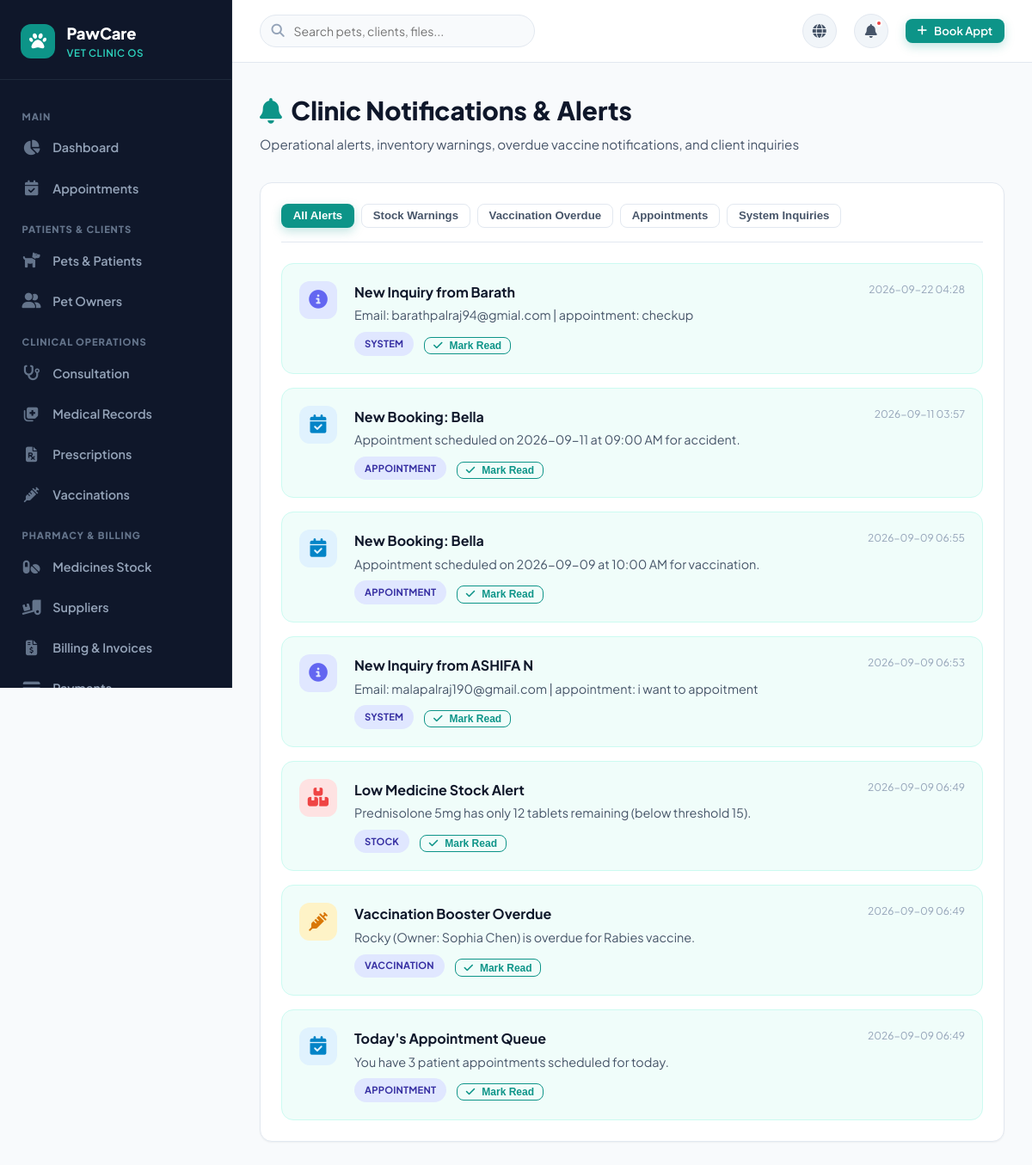
Page /notifications (signed in) on the committed database.
### tables this page shows
CREATE TABLE notifications (
    id INTEGER PRIMARY KEY AUTOINCREMENT,
    title VARCHAR(120) NOT NULL,
    message TEXT NOT NULL,
    type VARCHAR(30) DEFAULT 'system', -- 'appointment', 'vaccination', 'stock', 'billing', 'system'
    is_read INTEGER DEFAULT 0,
    created_at TIMESTAMP DEFAULT CURRENT_TIMESTAMP
);

### app.py (the view)
@app.route('/notifications')
@login_required
def notifications():
    db = get_db()
    notifications_list = db.execute("SELECT * FROM notifications ORDER BY created_at DESC").fetchall()
    return render_template('notifications.html', notifications=notifications_list)

### app.py (called while the page is built)
def get_db():
    if 'db' not in g:
        g.db = sqlite3.connect(
            app.config['DATABASE'],
            detect_types=sqlite3.PARSE_DECLTYPES
        )
        g.db.row_factory = sqlite3.Row
        g.db.execute("PRAGMA foreign_keys = ON;")
    return g.db

def init_db():
    db = get_db()
    cur = db.cursor()
    cur.execute("SELECT name FROM sqlite_master WHERE type='table' AND name='users';")
    if cur.fetchone() is None:
        if os.path.exists(app.config['SQL_SCHEMA']):
            with open(app.config['SQL_SCHEMA'], mode='r', encoding='utf-8') as f:
                db.cursor().executescript(f.read())
            db.commit()

@app.before_request
def setup_database_if_needed():
    init_db()

def login_required(view):
    from functools import wraps
    @wraps(view)
    def wrapped_view(**kwargs):
        if 'user_id' not in session:
            flash('Please log in to access this page.', 'warning')
            return redirect(url_for('login', next=request.url))
        return view(**kwargs)
    return wrapped_view

### templates/notifications.html (shortened to what this page needs)
{% extends "base.html" %}
{% block content %}
<div class="page-header">
  <div class="page-header-text">
    <h1><i class="fas fa-bell" style="color: var(--primary);"></i> Clinic Notifications & Alerts</h1>
    <p>Operational alerts, inventory warnings, overdue vaccine notifications, and client inquiries</p>
  </div>
</div>
<div class="dashboard-card" style="max-width: 900px; margin: 0 auto;">
  <div style="display: flex; gap: 0.5rem; margin-bottom: 1.5rem; flex-wrap: wrap; border-bottom: 1px solid var(--border-color); padding-bottom: 1rem;">
    <button type="button" class="notification-filter-pill btn btn-primary btn-sm active" data-filter="all">All Alerts</button>
    <button type="button" class="notification-filter-pill btn btn-secondary btn-sm" data-filter="stock">Stock Warnings</button>
    <button type="button" class="notification-filter-pill btn btn-secondary btn-sm" data-filter="vaccination">Vaccination Overdue</button>
    <button type="button" class="notification-filter-pill btn btn-secondary btn-sm" data-filter="appointment">Appointments</button>
    <button type="button" class="notification-filter-pill btn btn-secondary btn-sm" data-filter="system">System Inquiries</button>
  </div>
  {% if notifications %}
  <div style="display: flex; flex-direction: column; gap: 1rem;">
    {% for n in notifications %}
    <div class="notification-item-card" data-type="{{ n.type }}" style="display: flex; gap: 1.25rem; align-items: flex-start; padding: 1.25rem; border-radius: var(--border-radius-md); background: {% if n.is_read %}#ffffff{% else %}#f0fdfa{% endif %}; border: 1px solid {% if n.is_read %}var(--border-color){% else %}var(--primary-light){% endif %}; transition: var(--transition);">
      <div style="width: 44px; height: 44px; border-radius: 12px; display: flex; align-items: center; justify-content: center; font-size: 1.35rem; flex-shrink: 0; background: {% if n.type == 'stock' %}#fee2e2; color: #ef4444;{% elif n.type == 'vaccination' %}#fef3c7; color: #d97706;{% elif n.type == 'appointment' %}#e0f2fe; color: #0284c7;{% else %}#e0e7ff; color: #6366f1;{% endif %}">
        {% if n.type == 'stock' %}<i class="fas fa-boxes"></i>
        {% elif n.type == 'vaccination' %}<i class="fas fa-syringe"></i>
        {% elif n.type == 'appointment' %}<i class="fas fa-calendar-check"></i>
        {% else %}<i class="fas fa-info-circle"></i>{% endif %}
      </div>
      <div style="flex: 1;">
        <div style="display: flex; justify-content: space-between; align-items: flex-start;">
          <h4 style="font-size: 1rem; font-weight: 700; color: var(--text-primary); margin-bottom: 0.25rem;">
            {{ n.title }}
          </h4>
          <span style="font-size: 0.75rem; color: var(--text-muted);">{{ n.created_at.strftime('%Y-%m-%d %H:%M') }}</span>
        </div>
        <p style="font-size: 0.9rem; color: var(--text-secondary); line-height: 1.5; margin-bottom: 0.5rem;">
          {{ n.message }}
        </p>
        <div style="display: flex; align-items: center; gap: 0.75rem;">
          <span class="badge badge-secondary" style="font-size: 0.7rem; text-transform: uppercase;">{{ n.type }}</span>
          {% if not n.is_read %}
          <form action="{{ url_for('mark_notification_read', id=n.id) }}" method="POST" style="display: inline;">
            <button type="submit" class="btn btn-sm btn-outline mark-read-btn" style="padding: 0.2rem 0.6rem; font-size: 0.75rem;">
              <i class="fas fa-check"></i> Mark Read
            </button>
          </form>
          {% else %}
          <span style="font-size: 0.75rem; color: var(--text-muted);"><i class="fas fa-check-double"></i> Read</span>
          {% endif %}
        </div>
      </div>
    </div>
    {% endfor %}
  </div>
  {% else %}
  <div class="empty-state">
    <i class="fas fa-bell-slash"></i>
    <h4>No Notifications</h4>
    <p>Your inbox is all caught up.</p>
  </div>
  {% endif %}
</div>
{% endblock %}

### static/css/style.css (style rules this page uses)
:root { --primary: #0d9488; --primary-hover: #0f766e; --primary-light: #ccfbf1; --primary-dark: #115e59; --secondary: #6366f1; --secondary-light: #e0e7ff; --accent: #f59e0b; --accent-light: #fef3c7; --success: #10b981; --success-light: #d1fae5; --danger: #ef4444; --danger-light: #fee2e2; --warning: #f59e0b; --info: #0284c7; --info-light: #e0f2fe; --bg-main: #f8fafc; --bg-card: #ffffff; --bg-sidebar: #0f172a; --bg-subtle: #f1f5f9; --text-primary: #0f172a; --text-secondary: #475569; --text-muted: #94a3b8; --text-light: #f8fafc; --border-color: #e2e8f0; --border-radius-sm: 8px; --border-radius-md: 14px; --border-radius-lg: 20px; --border-radius-full: 9999px; --shadow-sm: 0 1px 2px 0 rgba(0, 0, 0, 0.05); --shadow-md: 0 4px 6px -1px rgba(0, 0, 0, 0.07), 0 2px 4px -1px rgba(0, 0, 0, 0.04); --shadow-lg: 0 10px 15px -3px rgba(0, 0, 0, 0.08), 0 4px 6px -2px rgba(0, 0, 0, 0.04); --shadow-xl: 0 20px 25px -5px rgba(0, 0, 0, 0.1), 0 10px 10px -5px rgba(0, 0, 0, 0.04); --transition: all 0.25s cubic-bezier(0.4, 0, 0.2, 1); }
* { margin: 0; padding: 0; box-sizing: border-box; }
body { font-family: 'Plus Jakarta Sans', -apple-system, BlinkMacSystemFont, sans-serif; background-color: var(--bg-main); color: var(--text-primary); line-height: 1.6; overflow-x: hidden; }
.btn { display: inline-flex; align-items: center; justify-content: center; gap: 0.5rem; font-weight: 600; font-size: 0.925rem; padding: 0.65rem 1.35rem; border-radius: var(--border-radius-md); border: 1px solid transparent; cursor: pointer; transition: var(--transition); line-height: 1; }
.btn-primary { background-color: var(--primary); color: #ffffff; box-shadow: 0 4px 12px rgba(13, 148, 136, 0.25); }
.btn-secondary { background-color: #ffffff; color: var(--text-secondary); border: 1px solid var(--border-color); }
.btn-outline { background: transparent; color: var(--primary); border: 1.5px solid var(--primary); }
.btn-sm { padding: 0.4rem 0.8rem; font-size: 0.825rem; border-radius: var(--border-radius-sm); }
.badge { display: inline-flex; align-items: center; gap: 0.35rem; font-size: 0.775rem; font-weight: 700; padding: 0.3rem 0.75rem; border-radius: var(--border-radius-full); text-transform: capitalize; letter-spacing: 0.02em; }
.badge-secondary, .badge-doctor { background: var(--secondary-light); color: #3730a3; }

### static/css/dashboard.css (style rules this page uses)
.page-header { display: flex; align-items: center; justify-content: space-between; margin-bottom: 2rem; flex-wrap: wrap; gap: 1rem; }
.page-header-text h1 { font-size: 1.85rem; font-weight: 800; color: var(--text-primary); display: flex; align-items: center; gap: 0.65rem; }
.page-header-text p { color: var(--text-secondary); font-size: 0.95rem; margin-top: 0.2rem; }
.dashboard-card { background: #ffffff; border-radius: var(--border-radius-md); border: 1px solid var(--border-color); box-shadow: var(--shadow-sm); padding: 1.5rem; }

### rows in the picture
notifications: title "New Inquiry from Barath", created_at "2026-09-22 04:28", message "Email: barathpalraj94@gmial.com | appointment: checkup", type "SYSTEM"
notifications: title "New Booking: Bella", created_at "2026-09-11 03:57", message "Appointment scheduled on 2026-09-11 at 09:00 AM for accident.", type "APPOINTMENT"
notifications: title "New Booking: Bella", created_at "2026-09-09 06:55", message "Appointment scheduled on 2026-09-09 at 10:00 AM for vaccination.", type "APPOINTMENT"
notifications: title "New Inquiry from ASHIFA N", created_at "2026-09-09 06:53", message "Email: malapalraj190@gmail.com | appointment: i want to appoitment", type "SYSTEM"
notifications: title "Low Medicine Stock Alert", created_at "2026-09-09 06:49", message "Prednisolone 5mg has only 12 tablets remaining (below threshold 15).", type "STOCK"
notifications: title "Vaccination Booster Overdue", created_at "2026-09-09 06:49", message "Rocky (Owner: Sophia Chen) is overdue for Rabies vaccine.", type "VACCINATION"
notifications: title "Today's Appointment Queue", created_at "2026-09-09 06:49", message "You have 3 patient appointments scheduled for today.", type "APPOINTMENT"
